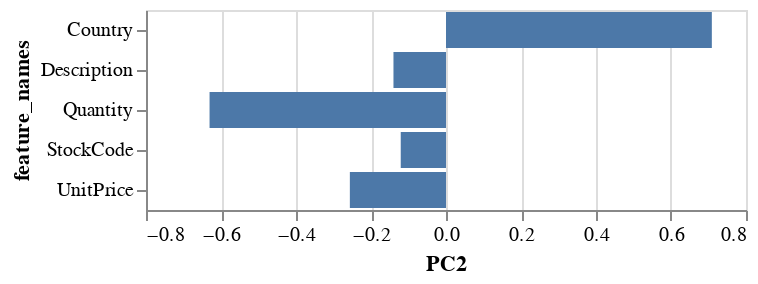

The notebook cell saved with this chart:
### Code cell
alt.Chart(loadings_df).mark_bar().encode(
    x='PC2:Q',
    y="feature_names:N"
)

### Figure 1 — Vega-Lite specification as saved in the notebook (floating-point values rounded to 4 significant figures)
{"config": {"view": {"continuousWidth": 300, "continuousHeight": 300}}, "data": {"name": "data-81234db0de64c53e0477e981d39d34bd"}, "mark": {"type": "bar"}, "encoding": {"x": {"field": "PC2", "type": "quantitative"}, "y": {"field": "feature_names", "type": "nominal"}}, "$schema": "https://vega.github.io/schema/vega-lite/v5.20.1.json", "datasets": {"data-81234db0de64c53e0477e981d39d34bd": [{"feature_names": "StockCode", "PC1": 0.6504, "PC2": -0.1207, "PC3": 0.1145, "PC4": 0.1149, "PC5": -0.7322}, {"feature_names": "Description", "PC1": -0.4471, "PC2": -0.1401, "PC3": 0.5997, "PC4": 0.6225, "PC5": -0.1825}, {"feature_names": "Quantity", "PC1": -0.06332, "PC2": -0.6305, "PC3": -0.6402, "PC4": 0.434, "PC5": 0.01566}, {"feature_names": "UnitPrice", "PC1": 0.5844, "PC2": -0.2564, "PC3": 0.354, "PC4": 0.2116, "PC5": 0.6501}, {"feature_names": "Country", "PC1": 0.1774, "PC2": 0.7089, "PC3": -0.3034, "PC4": 0.6051, "PC5": 0.0883}]}}
